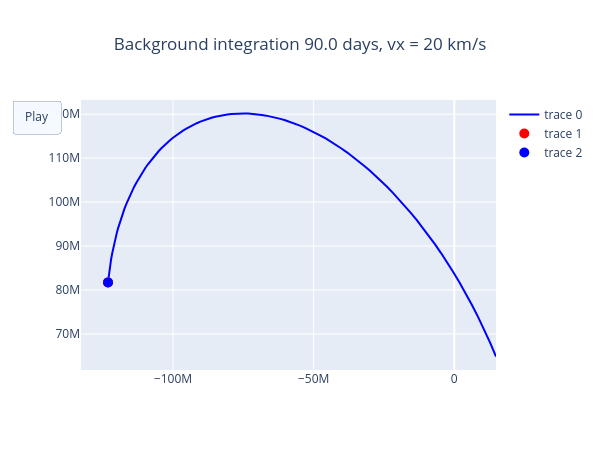

Write notebook code for a chart like this one.
### Code cell
sun = sim.particles["sun"].xyz
x = state_v[:,0]
y = state_v[:,1]
# Gráfico base
fig = go.Figure(
    data=[
        # Órbita completa
        go.Scatter(x=x, y=y, mode="lines", line=dict(width=2, color="blue")),
        
        # Punto que se va a mover (inicialmente en x[0], y[0])
        go.Scatter(x=[x[0]], y=[y[0]], mode="markers", marker=dict(color="red", size=10)),

        # Tierra (estática)
        go.Scatter(x=[earth[0][0]], y=[earth[0][1]], mode="markers", marker=dict(color="blue", size=10)),

        # Sol (estático)
        #go.Scatter(x=[sun[0]], y=[sun[1]], mode="markers", marker=dict(color="yellow", size=10))
    ]
)

# Botón de reproducción
fig.update_layout(
    width=600, height=450,
    title_text=f"Background integration {t_end/day} days, vx = {vx} km/s", title_x=0.5,
    updatemenus=[dict(
        type="buttons",
        buttons=[
            dict(
                label="Play",
                method="animate",
                args=[None, {
                    "frame": {"duration": 50, "redraw": False},
                    "fromcurrent": True,
                    "transition": {"duration": 0}
                }]
            )
        ]
    )]
)

# Animación: solo se actualiza la traza del punto rojo (índice 1)
frames = [go.Frame(
    data=[
        go.Scatter(x=[x[k]], y=[y[k]], mode="markers", marker=dict(color="red", size=10))
    ],
    traces=[1]  # Asegura que sea el índice correcto del punto animado
) for k in range(len(x))]

fig.update(frames=frames)
fig.show()
